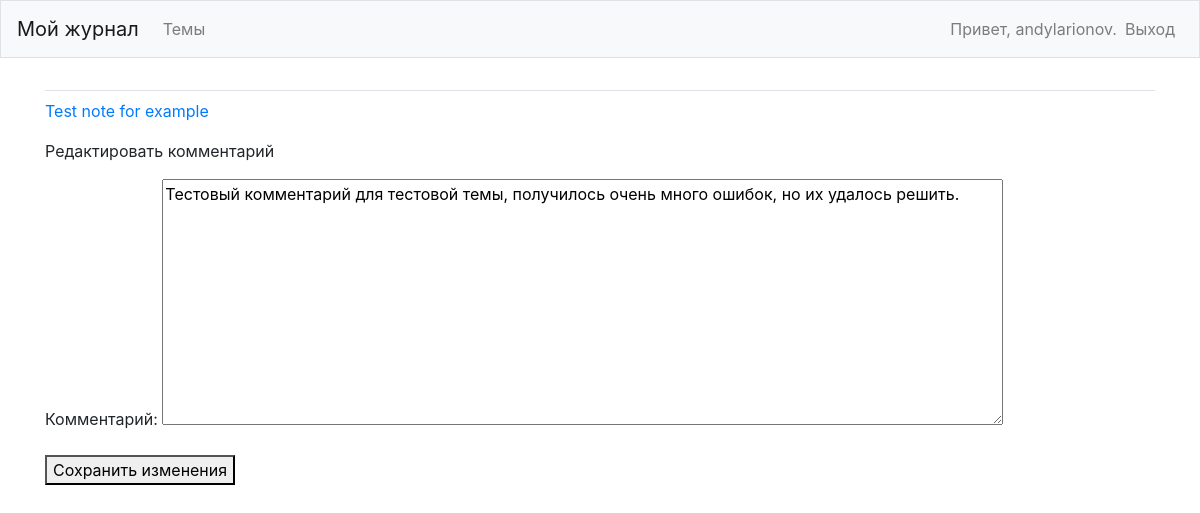
The page /edit_entry/4/ (signed in) on the database its author committed.
### my_journal_p/models.py (models this page shows, shortened)
class Topic(models.Model):
    text = models.CharField(max_length=200)
    date_added = models.DateTimeField(auto_now_add=True)
    owner = models.ForeignKey(User, on_delete=models.CASCADE)
    def __str__(self):
        return self.text

class Entry(models.Model):
    topic = models.ForeignKey(Topic, on_delete=models.CASCADE)
    text = models.TextField()
    date_added = models.DateTimeField(auto_now_add=True)
    class Meta:
        verbose_name_plural = 'entries'

### my_journal_p/views.py (the view)
# urls.py: path('edit_entry/<int:entry_id>/', views.edit_entry, name='edit_entry'),
@login_required()
def edit_entry(request, entry_id):
    entry = Entry.objects.get(id=entry_id)
    topic = entry.topic
    check_topic_owner(topic.owner, request)
    if request.method != "POST":
        form = EntryForm(instance=entry)
    else:
        form = EntryForm(instance=entry, data=request.POST)
        if form.is_valid():
            form.save()
            return redirect('my_journal_p:topic', topic_id=topic.id)
    context = {'entry': entry, 'topic': topic, 'form':form}
    return render(request, 'my_journal_p/edit_entry.html', context)

### my_journal_p/forms.py
class EntryForm(forms.ModelForm):
    class Meta:
        model = Entry
        fields = ["text"]
        labels = {'text': 'Комментарий:'}
        widgets = {'text': forms.Textarea(attrs={'cols': 80})}

### my_journal_p/views.py (called while the page is built)
def check_topic_owner(owner, request):
    if owner != request.user:
        raise Http404

### my_journal_p/templates/my_journal_p/edit_entry.html (shortened to what this page needs)
<!DOCTYPE html>
<html lang="en">
<head>
</head>
<body>
{% extends "my_journal_p/base.html" %}
{% block content %}
    <p><a href="{% url 'my_journal_p:topic' topic.id %}">{{topic}}</a></p>
    <p>Редактировать комментарий</p>
    <form action="{% url 'my_journal_p:edit_entry' entry.id %}" method="post">
        {{form.as_p}}
        <button name="submit">Сохранить изменения</button>
    </form>
{%endblock content%}

### my_journal_p/templates/my_journal_p/base.html (shortened to what this page needs)
{% load bootstrap4 %}
<!doctype html>
<html lang="ru">
<head>
  {% bootstrap_css %}
</head>
<body>
<nav class="navbar navbar-expand-md navbar-light bg-light mb-4 border">
  <a class="navbar-brand" href="{% url 'my_journal_p:index' %}">Мой журнал</a>
<div class = "collapse navbar-collapse" id="navbarCollapse">
  <ul class="navbar-nav mr-auto">
    <li class="nav-item">
      <a class="nav-link" href="{% url 'my_journal_p:topics'%}">Темы</a>
    </li>
  </ul>
  <ul class="navbar-nav ml-auto">
    {% if user.is_authenticated %}
    <li class="nav-item">
      <span class="navbar-text">Привет, {{ user.username}}.</span>
    </li>
    <li class="nav-item">
      <a class="nav-link" href="{% url 'users:logout' %}">Выход</a>
    </li>
    {% endif %}
  </ul>
</div>
</nav>
<main role="main" class="container">
  <div class="pb-2 mb-2 border-bottom">
  </div>
  <div>
    {% block content %} {%endblock content%}
  </div>
</main>
</body>
</html>

### rows shown on the page
Topic: text "Test note for example"
Entry: text "Тестовый комментарий для тестовой темы, получилось очень много ошибок, но их удалось решить."

### other values the page prints
{{ user.username }} "andylarionov"
